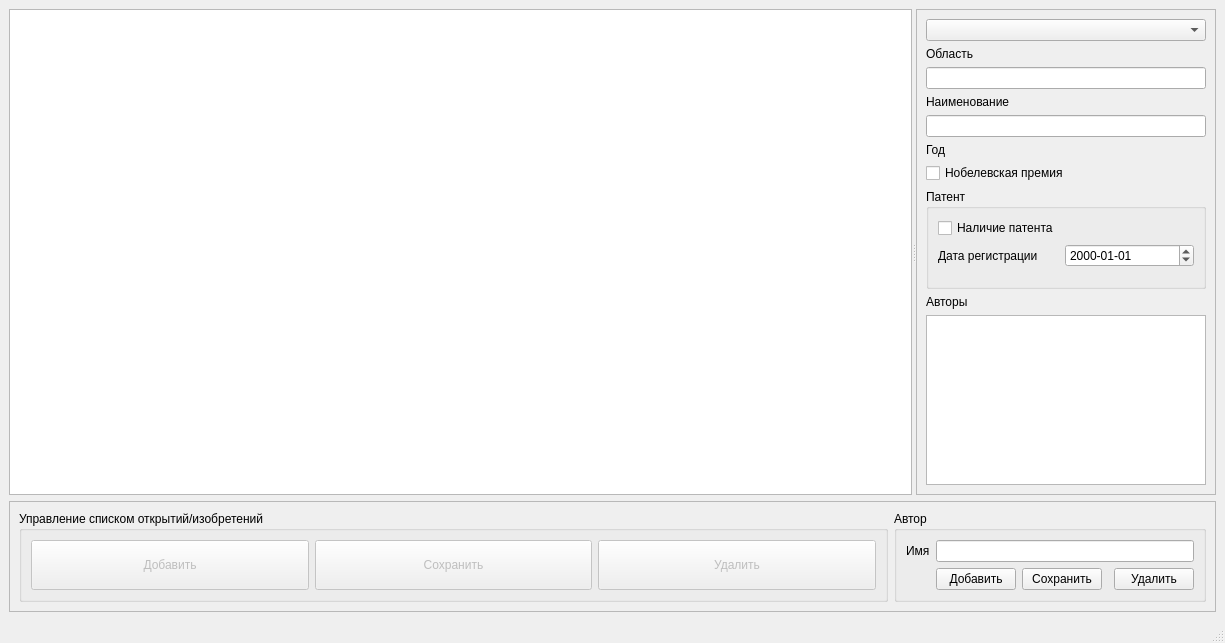
<?xml version="1.0" encoding="UTF-8"?>
<ui version="4.0">
 <class>MainWindow</class>
 <widget class="QMainWindow" name="MainWindow">
  <property name="geometry">
   <rect>
    <x>0</x>
    <y>0</y>
    <width>1225</width>
    <height>643</height>
   </rect>
  </property>
  <property name="minimumSize">
   <size>
    <width>0</width>
    <height>550</height>
   </size>
  </property>
  <property name="windowTitle">
   <string>База данных открытий/изобретений</string>
  </property>
  <widget class="QWidget" name="centralwidget">
   <property name="minimumSize">
    <size>
     <width>0</width>
     <height>0</height>
    </size>
   </property>
   <layout class="QVBoxLayout" name="verticalLayout">
    <item>
     <widget class="QSplitter" name="splitter">
      <property name="orientation">
       <enum>Qt::Horizontal</enum>
      </property>
      <widget class="QListWidget" name="lstInventions">
       <property name="minimumSize">
        <size>
         <width>200</width>
         <height>0</height>
        </size>
       </property>
      </widget>
      <widget class="QFrame" name="frame">
       <property name="minimumSize">
        <size>
         <width>300</width>
         <height>200</height>
        </size>
       </property>
       <property name="maximumSize">
        <size>
         <width>300</width>
         <height>16777215</height>
        </size>
       </property>
       <property name="frameShape">
        <enum>QFrame::StyledPanel</enum>
       </property>
       <property name="frameShadow">
        <enum>QFrame::Raised</enum>
       </property>
       <layout class="QVBoxLayout" name="verticalLayout_2">
        <item>
         <widget class="QComboBox" name="cbxRealm"/>
        </item>
        <item>
         <widget class="QLabel" name="label">
          <property name="text">
           <string>Область</string>
          </property>
         </widget>
        </item>
        <item>
         <widget class="QLineEdit" name="txtName"/>
        </item>
        <item>
         <widget class="QLabel" name="label_2">
          <property name="text">
           <string>Наименование</string>
          </property>
         </widget>
        </item>
        <item>
         <widget class="QLineEdit" name="txtYear"/>
        </item>
        <item>
         <widget class="QLabel" name="label_3">
          <property name="text">
           <string>Год</string>
          </property>
         </widget>
        </item>
        <item>
         <widget class="QCheckBox" name="chkAward">
          <property name="sizePolicy">
           <sizepolicy hsizetype="Expanding" vsizetype="Fixed">
            <horstretch>0</horstretch>
            <verstretch>0</verstretch>
           </sizepolicy>
          </property>
          <property name="layoutDirection">
           <enum>Qt::LeftToRight</enum>
          </property>
          <property name="text">
           <string>Нобелевская премия</string>
          </property>
         </widget>
        </item>
        <item>
         <widget class="QGroupBox" name="groupBox_3">
          <property name="minimumSize">
           <size>
            <width>0</width>
            <height>100</height>
           </size>
          </property>
          <property name="title">
           <string>Патент</string>
          </property>
          <layout class="QFormLayout" name="formLayout">
           <item row="0" column="0">
            <widget class="QCheckBox" name="chkPatent">
             <property name="sizePolicy">
              <sizepolicy hsizetype="Expanding" vsizetype="Fixed">
               <horstretch>0</horstretch>
               <verstretch>0</verstretch>
              </sizepolicy>
             </property>
             <property name="text">
              <string>Наличие патента</string>
             </property>
            </widget>
           </item>
           <item row="1" column="0">
            <widget class="QLabel" name="lblPatentReg">
             <property name="enabled">
              <bool>true</bool>
             </property>
             <property name="text">
              <string>Дата регистрации</string>
             </property>
            </widget>
           </item>
           <item row="1" column="1">
            <widget class="QDateEdit" name="datPatentReg">
             <property name="enabled">
              <bool>true</bool>
             </property>
             <property name="minimumDate">
              <date>
               <year>1900</year>
               <month>1</month>
               <day>1</day>
              </date>
             </property>
             <property name="displayFormat">
              <string>yyyy-MM-dd</string>
             </property>
            </widget>
           </item>
          </layout>
         </widget>
        </item>
        <item>
         <widget class="QLabel" name="label_4">
          <property name="text">
           <string>Авторы</string>
          </property>
         </widget>
        </item>
        <item>
         <widget class="QListWidget" name="lstAutors">
          <property name="minimumSize">
           <size>
            <width>0</width>
            <height>50</height>
           </size>
          </property>
         </widget>
        </item>
       </layout>
      </widget>
     </widget>
    </item>
    <item>
     <widget class="QFrame" name="frmControl">
      <property name="frameShape">
       <enum>QFrame::StyledPanel</enum>
      </property>
      <property name="frameShadow">
       <enum>QFrame::Raised</enum>
      </property>
      <layout class="QHBoxLayout" name="horizontalLayout">
       <item>
        <widget class="QGroupBox" name="groupBox_2">
         <property name="sizePolicy">
          <sizepolicy hsizetype="Preferred" vsizetype="Preferred">
           <horstretch>0</horstretch>
           <verstretch>0</verstretch>
          </sizepolicy>
         </property>
         <property name="title">
          <string>Управление списком открытий/изобретений</string>
         </property>
         <layout class="QHBoxLayout" name="horizontalLayout_2">
          <item>
           <widget class="QPushButton" name="btnAdd">
            <property name="enabled">
             <bool>false</bool>
            </property>
            <property name="sizePolicy">
             <sizepolicy hsizetype="Minimum" vsizetype="Preferred">
              <horstretch>0</horstretch>
              <verstretch>0</verstretch>
             </sizepolicy>
            </property>
            <property name="text">
             <string>Добавить</string>
            </property>
           </widget>
          </item>
          <item>
           <widget class="QPushButton" name="btnSave">
            <property name="enabled">
             <bool>false</bool>
            </property>
            <property name="sizePolicy">
             <sizepolicy hsizetype="Minimum" vsizetype="Preferred">
              <horstretch>0</horstretch>
              <verstretch>0</verstretch>
             </sizepolicy>
            </property>
            <property name="text">
             <string>Сохранить</string>
            </property>
           </widget>
          </item>
          <item>
           <widget class="QPushButton" name="btnDelete">
            <property name="enabled">
             <bool>false</bool>
            </property>
            <property name="sizePolicy">
             <sizepolicy hsizetype="Minimum" vsizetype="Preferred">
              <horstretch>0</horstretch>
              <verstretch>0</verstretch>
             </sizepolicy>
            </property>
            <property name="text">
             <string>Удалить</string>
            </property>
           </widget>
          </item>
         </layout>
        </widget>
       </item>
       <item>
        <widget class="QGroupBox" name="groupBox">
         <property name="sizePolicy">
          <sizepolicy hsizetype="Fixed" vsizetype="Preferred">
           <horstretch>0</horstretch>
           <verstretch>0</verstretch>
          </sizepolicy>
         </property>
         <property name="title">
          <string>Автор</string>
         </property>
         <layout class="QGridLayout" name="gridLayout">
          <item row="0" column="0">
           <widget class="QLabel" name="label_5">
            <property name="text">
             <string>Имя</string>
            </property>
           </widget>
          </item>
          <item row="1" column="4">
           <widget class="QPushButton" name="btnDelAuthor">
            <property name="sizePolicy">
             <sizepolicy hsizetype="Fixed" vsizetype="Fixed">
              <horstretch>0</horstretch>
              <verstretch>0</verstretch>
             </sizepolicy>
            </property>
            <property name="text">
             <string>Удалить</string>
            </property>
           </widget>
          </item>
          <item row="0" column="1" colspan="4">
           <widget class="QLineEdit" name="txtAuthor"/>
          </item>
          <item row="1" column="2">
           <widget class="QPushButton" name="btnSaveAuthor">
            <property name="sizePolicy">
             <sizepolicy hsizetype="Fixed" vsizetype="Fixed">
              <horstretch>0</horstretch>
              <verstretch>0</verstretch>
             </sizepolicy>
            </property>
            <property name="text">
             <string>Сохранить</string>
            </property>
           </widget>
          </item>
          <item row="1" column="1">
           <widget class="QPushButton" name="btnAddAuthor">
            <property name="sizePolicy">
             <sizepolicy hsizetype="Fixed" vsizetype="Fixed">
              <horstretch>0</horstretch>
              <verstretch>0</verstretch>
             </sizepolicy>
            </property>
            <property name="text">
             <string>Добавить</string>
            </property>
           </widget>
          </item>
         </layout>
        </widget>
       </item>
      </layout>
     </widget>
    </item>
   </layout>
  </widget>
  <widget class="QMenuBar" name="menubar">
   <property name="geometry">
    <rect>
     <x>0</x>
     <y>0</y>
     <width>1225</width>
     <height>22</height>
    </rect>
   </property>
  </widget>
  <widget class="QStatusBar" name="statusbar"/>
 </widget>
 <resources/>
 <connections/>
</ui>
